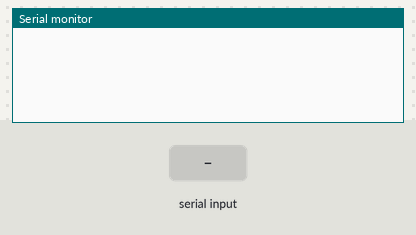
Simulated run of this sketch. Board: Arduino Uno, built with avr-gcc and run on an emulated ATmega328P. On the bench: the last lines printed to the serial monitor. The test bench sets the inputs (shaded band).

Above: at 1.2 s.
1.3 s: "U" received over Serial
At 2.4 s:
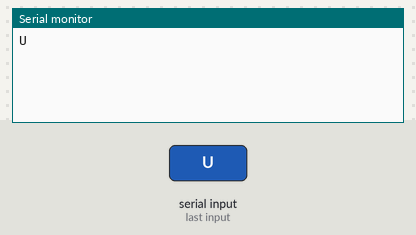
2.8 s: "1" received over Serial
At 3.6 s:
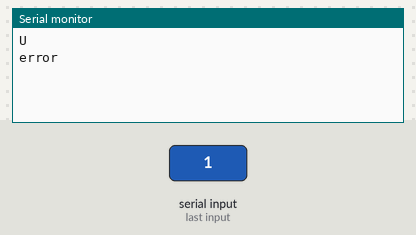

The sketch:

1.ino
```cpp
char x;
void setup()
{
  Serial.begin(9600);
}
void loop()
{
  if(Serial.available() > 0)
  {
    x = Serial.read();
    if(x == 'U'){
      Serial.println("U");
    }else{
      Serial.println("error");
    }
  }
}
```

Measured:
- after the input at 1.3 s, the serial monitor: prints a new line at once (image 1)
- after the input at 2.8 s, the serial monitor: prints a new line at once (image 2)
